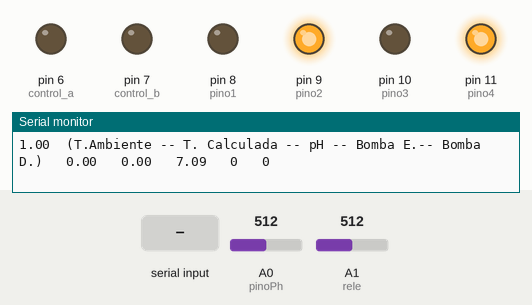
Recording of a sketch running on a simulated Arduino Uno, built with avr-gcc and run on an emulated ATmega328P. Parts: output pins drawn as LEDs (lit = HIGH), the last lines printed to the serial monitor. The test bench sets the inputs (shaded band); at power-on: A0 (pinoPh) = 512, A1 (rele) = 512.

Above: at 1.2 s.
1.3 s: "90,45\n" received over Serial
At 4.2 s:
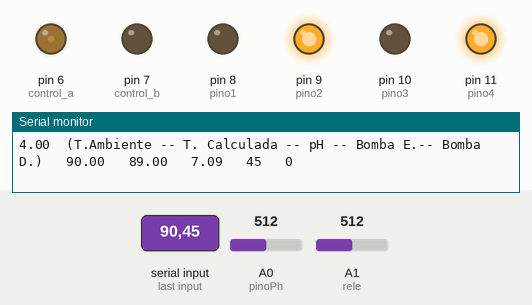
4.5 s: "30,150\n" received over Serial
At 6.9 s:
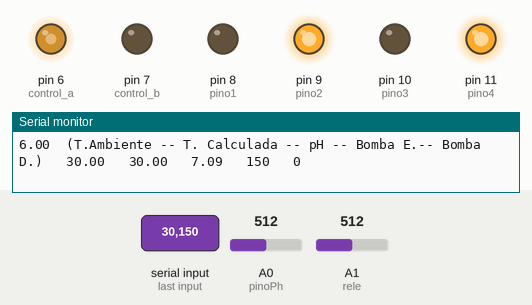
7.6 s: "1,90\n" received over Serial
At 10.4 s:
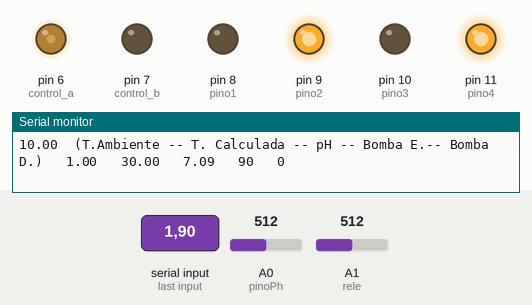
Timing chart, 0 to 11.9 s (numbered marks = the images above; inputs shaded):
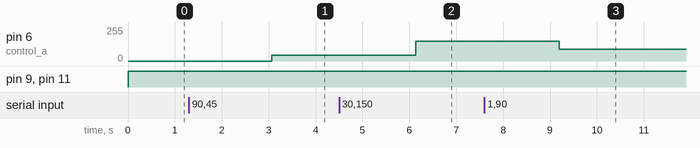

Measured:
- after the input at 1.3 s, pin 6 (control_a): 0/255 → 45/255 after 1.8 s
- after the input at 4.5 s, pin 6 (control_a): 45/255 → 150/255 after 1.6 s
- after the input at 7.6 s, pin 6 (control_a): 150/255 → 90/255 after 1.6 s

The sketch:

Controle_pH_Vazao_Temperatura.ino
```cpp
//Este codigo eh para ser usado no VisualStudioCODE, usar as seguintes extensoes: Arduino; C/C++, PlatformIO IDE, e json.
//Recomendo videos tutoriais do programa, pois precisa de mais extensoes e configuracoes alem destas
//Para este codigo, na aba da extensao PlatformIO IDE digitou se, para salvar um txt:
/*
[env:megaatmega2560]
platform = atmelavr
board = megaatmega2560
framework = arduino
monitor_filters = log2file, default // salva o txt
*/
/////////////////////////////////////////////////////////////////////////// Codigo para aba em C/C++/////////////////////////////////////////////////////

#include <Arduino.h>

// DECLARACAO DE VARIAVEIS//

double tempo;

/////////////////////////////////////////////Temperatura///////////////////////////////////////
float rele = A1;   //saída para relé de maior potência

  //////FUNCAO MAP///////
  float doubleMap(float x, float in_min, float in_max, float out_min, float out_max)
  {
  return (x - in_min) * (out_max - out_min) / (in_max - in_min) + out_min;
  }

float treal;
float bits;
float talvo;
float va;
float dmenor;
float dmaior;
float pmenor;
float pmaior;

///////////////////////////////////////////////PH/////////////////////////////////////////////
const int pinoPh = A0;
unsigned long int avgValuepH;
int buf[10],t;

/////////////////////////////////////////////BOMBA///////////////////////////////////////////
const int control_a = 6; // Bomba esquerda
const int control_b = 7; // Bomba direita

const int pino1 = 8;  // Direita da ponte H
const int pino2 = 9;  // Direita da ponte H
const int pino3 = 10;  // Esquerda da ponte H
const int pino4 = 11;  // Esquerda da ponte H

int velo_a;
int velo_b;
//////////////////////////////////////////////////////////////////////////////////////////

void setup()
{
  Serial.begin(9600);

  //Temperatura e PH//
  pinMode(rele, INPUT);
  pinMode(pinoPh, INPUT);

  //Bombas//
  pinMode(pino1, OUTPUT);
  pinMode(pino2, OUTPUT);
  pinMode(pino3, OUTPUT);
  pinMode(pino4, OUTPUT);
  pinMode(control_a, OUTPUT);
  pinMode(control_b, OUTPUT);

  digitalWrite(pino1, LOW);
  digitalWrite(pino2, LOW);
  digitalWrite(pino3, LOW);
  digitalWrite(pino4, LOW);
  digitalWrite(control_a, LOW);
  digitalWrite(control_b, LOW);

}

void loop()
{
/////////////////////////////////////////////Valores de entrada///////////////////////////////////////////////////
  while(Serial.available()>0){
    treal = Serial.parseFloat();
    velo_a = Serial.parseInt();
    velo_b = Serial.parseInt();
    }
/////////////////////////////////////////////Temperatura///////////////////////////////////////////////////
  bits = analogRead(rele);
  talvo = bits/10.24;

    if(treal>1){ //Sempre calibrar
      dmenor= (treal - 20.00);   // dmenor: o menor limite do intervalo atual do valor
      dmaior= (treal + 20.00);   // dmaior: o maior limite do intervalo atual do valor
      pmenor= (treal - 0.50);    // pmenor: o menor limite do intervalo alvo
      pmaior= (treal + 0.50);    // pmaior: o maior limite do intervalo alvo

      // talvo: o número que aparece no sensor
      va= map(talvo,dmenor,dmaior,pmenor,pmaior);   // map(talvo, dmenor, dmaior, pmenor, pmaior);
    }
///////////////////////////////////////////////PH/////////////////////////////////////////////
for(int i=0;i<10;i++)
    {buf[i]=analogRead(pinoPh);
    }

for(int i=0;i<9;i++)
    {for(int j=i+1;j<10;j++)
      {if(buf[i]>buf[j])
        {t=buf[i];
          buf[i]=buf[j];
          buf[j]=t;
    } } }

avgValuepH=0;

for(int i=2;i<8;i++)
avgValuepH+=buf[i];
float pHVol=(float)avgValuepH*5.0/1024/6;
float phValue = -5.70 * pHVol + 21.34;

/////////////////////////////////////////////BOMBA///////////////////////////////////////////
  digitalWrite(pino1, LOW);
  digitalWrite(pino2, HIGH);
  digitalWrite(pino3, LOW);
  digitalWrite(pino4, HIGH);

  analogWrite(control_a, velo_a);
  analogWrite(control_b, velo_b);

/////////////////////////////////////SerialPrint/////////////////////////////////////////

tempo= (millis())/1000;
Serial.print(tempo);
Serial.print("\t");

Serial.print("(T.Ambiente -- T. Calculada -- pH -- Bomba E.-- Bomba D.)   ");
Serial.print(treal);
Serial.print("   ");
Serial.print(va);
Serial.print("   ");
Serial.print(phValue);
Serial.print("   ");
Serial.print(velo_a);
Serial.print("   ");
Serial.println(velo_b);
delay(1000);
}
```
